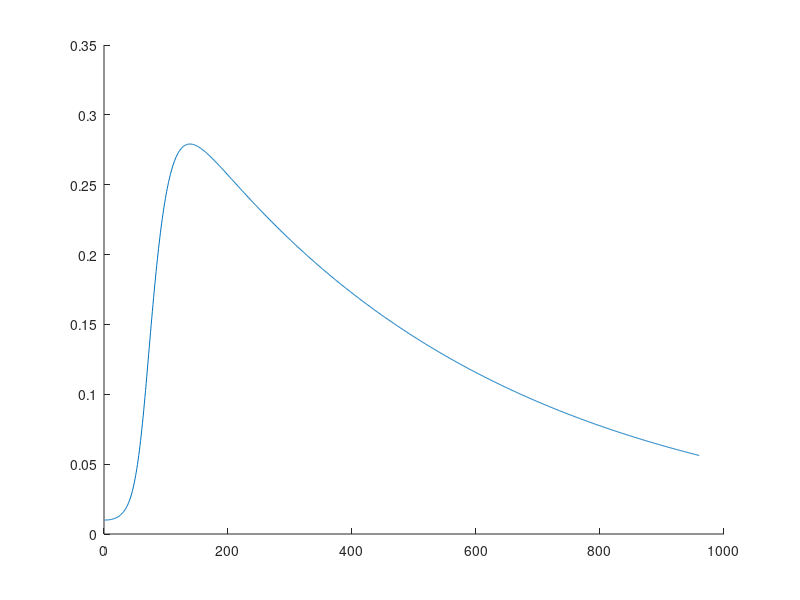

Recreate this plot in MATLAB.
function fruit_biomass_param_fitting()

% Apply concept of superposition (actually improper to apply here b/c we
% have a first order nonlinear ODE) to get initial guesses for the DE model
% parameters, tune the params later with a neural net (PINN? NODE?)

days_to_maturity = 10;
N = days_to_maturity*24 + 30*24;
dt = 1;
c0 = 0.01; % threshold already met
P0 = 0.01;
c = c0*ones(N, 1);
P = P0*ones(N, 1);

% For canopy biomass model
ce = 0.05;
R0 = 2045;
kappa = sin(pi/8);
rhostd = 1;
A = 15e-4;
kc = 1;
dc = 0.1;

% For fruit biomass model
ap = 35;
Tsp = 0.8;
dp = 0.002;

for n=1:N-1
    dcdt = ce * R0 * (1 - exp(-kappa/rhostd * 3 * c(n)/A * sqrt(pi/A) * tan(pi/4))) * A * c(n) * (1 - c(n)/kc)- dc*c(n);
    if c(n) > 0.1
        dPdt = ap * Tsp * dcdt * P(n) * (1 - P(n)/c(n)) - dp*P(n);
    else
        dPdt = ap * Tsp * dcdt * P(n) * (1 - P(n)/c(n));
    end
    c(n+1) = c(n) + dcdt * dt;
    P(n+1) = P(n) + dPdt * dt;
end

figure(1)
%plot(1:N, c)
hold on
plot(1:N, P)

end